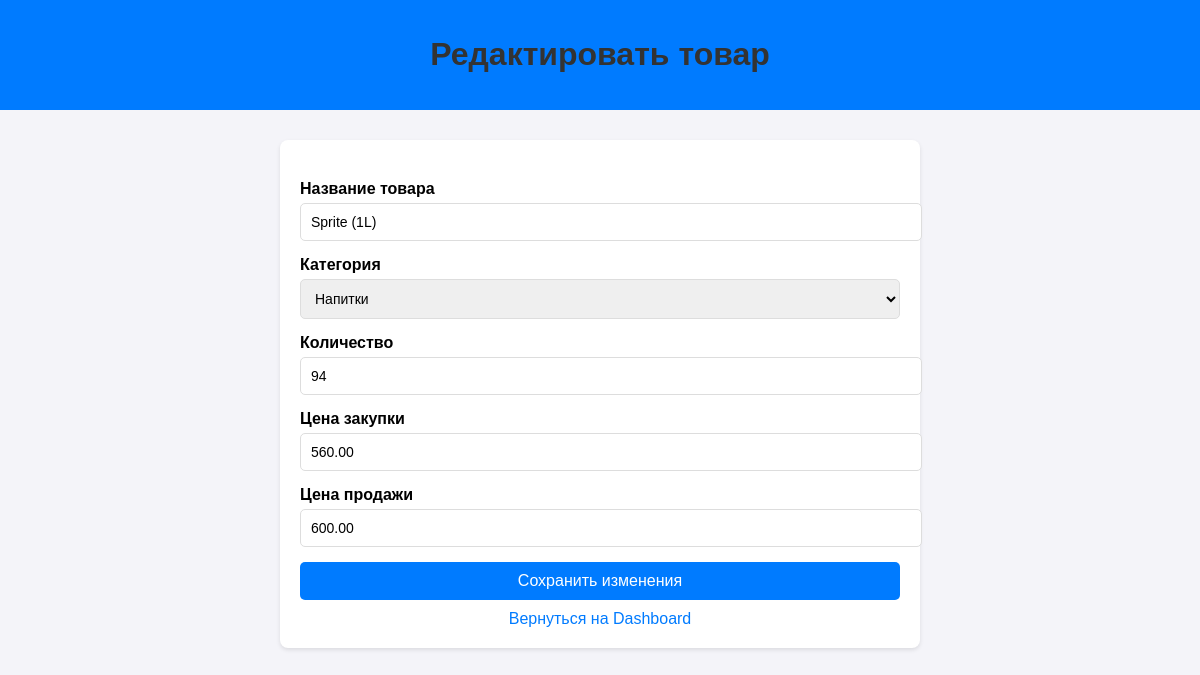
Screenshot of /products/1/edit/ with the database file from the repository.
### inventory/models.py (models this page shows, shortened)
class Product(models.Model):
    name = models.CharField(max_length=100)
    description = models.TextField(blank=True, null=True)
    category = models.ForeignKey(Category, on_delete=models.CASCADE)
    quantity = models.PositiveIntegerField(default=0)
    purchase_price = models.DecimalField(max_digits=10, decimal_places=2)
    sale_price = models.DecimalField(max_digits=10, decimal_places=2)

class Category(models.Model):
    name = models.CharField(max_length=100, unique=True)

### inventory/views.py (the view, shortened to what this page needs)
# urls.py: path('products/<int:product_id>/edit/', views.edit_product, name='edit_product'),
def edit_product(request, product_id):
    product = get_object_or_404(Product, id=product_id)
    categories = Category.objects.all()
    return render(request, 'inventory/edit_product.html', {'product': product, 'categories': categories})

### inventory/templates/inventory/edit_product.html (shortened to what this page needs)
<!DOCTYPE html>
<html lang="en">
<head>
</head>
<body>
    <header>
        <h1>Редактировать товар</h1>
    </header>
    <div class="container">
        <form method="post">
            <div class="form-group">
                <label for="name">Название товара</label>
                <input type="text" id="name" name="name" value="{{ product.name }}" required>
            </div>
            <div class="form-group">
                <label for="category">Категория</label>
                <select id="category" name="category" required>
                    {% for category in categories %}
                    <option value="{{ category.id }}" {% if category.id == product.category.id %}selected{% endif %}>
                        {{ category.name }}
                    </option>
                    {% endfor %}
                </select>
            </div>
            <div class="form-group">
                <label for="quantity">Количество</label>
                <input type="number" id="quantity" name="quantity" value="{{ product.quantity }}" min="0" required>
            </div>
            <div class="form-group">
                <label for="purchase_price">Цена закупки</label>
                <input type="number" id="purchase_price" name="purchase_price" value="{{ product.purchase_price }}" step="0.01" min="0" required>
            </div>
            <div class="form-group">
                <label for="sale_price">Цена продажи</label>
                <input type="number" id="sale_price" name="sale_price" value="{{ product.sale_price }}" step="0.01" min="0" required>
            </div>
            <button type="submit">Сохранить изменения</button>
        </form>
        <a href="{% url 'dashboard' %}" class="back-btn">Вернуться на Dashboard</a>
    </div>
</body>
</html>

### inventory/templates/inventory/edit_product.html (style rules this page uses)
body { font-family: Arial, sans-serif; margin: 0; padding: 0; background-color: #f4f4f9; }
header { background-color: #007BFF; color: white; padding: 15px; text-align: center; }
.container { width: 50%; margin: auto; padding: 20px; background-color: white; border-radius: 8px; box-shadow: 0 2px 4px rgba(0, 0, 0, 0.1); margin-top: 30px; }
h1 { text-align: center; color: #333; }
form { margin-top: 20px; }
.form-group { margin-bottom: 15px; }
label { display: block; margin-bottom: 5px; font-weight: bold; }
input, select { width: 100%; padding: 10px; border: 1px solid #ddd; border-radius: 5px; font-size: 14px; }
button { display: block; width: 100%; padding: 10px; background-color: #007BFF; color: white; border: none; border-radius: 5px; font-size: 16px; cursor: pointer; }
.back-btn { display: inline-block; margin-top: 10px; text-decoration: none; color: #007BFF; text-align: center; display: block; }

### rows the page displays
Product: name "Sprite (1L)", category "Напитки", quantity "94", purchase_price "560.00", sale_price "600.00"
